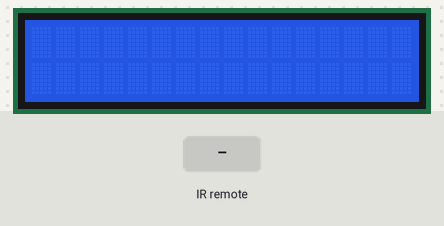
Simulated run of this sketch. Board: Arduino Uno, built with avr-gcc and run on an emulated ATmega328P. Shown: 16×2 character LCD. Inputs (shaded band) come from the test bench. What the sketch prints to the serial monitor is not drawn.

Above: at 1.2 s.
1.3 s: infrared code 0xEF3B295B received
At 1.7 s:
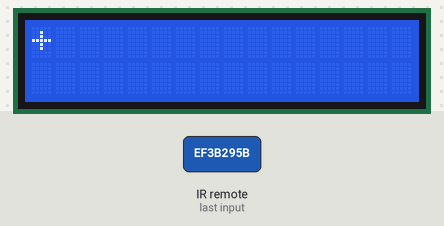
2.8 s: infrared code 0xF1FFE9FB received
At 4.0 s:
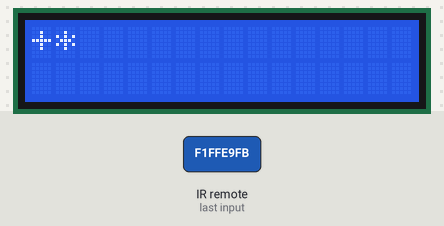
4.3 s: infrared code 0x69C6FA7D received
At 5.2 s:
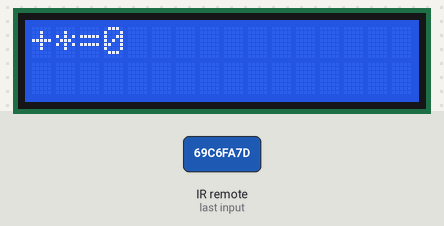
5.8 s: infrared code 0xEF3B295B received
At 6.3 s:
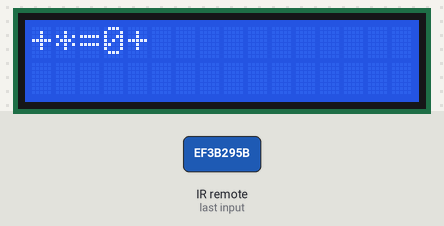
7.3 s: infrared code 0xF1FFE9FB received
At 8.5 s:
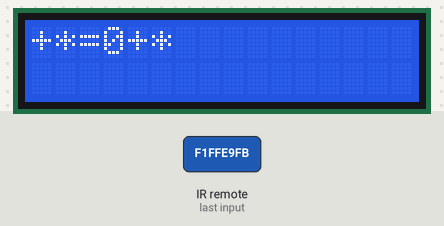
8.8 s: infrared code 0x69C6FA7D received
At 9.8 s:
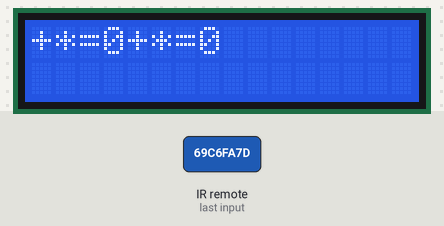
Timing chart, 0 to 11.3 s (numbered marks = the images above; inputs shaded):
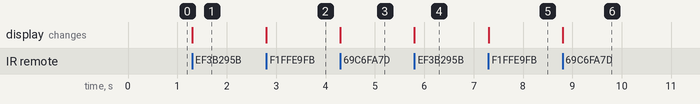

Measured:
- after the input at 1.3 s, the display: changes at once (image 1)
- after the input at 2.8 s, the display: changes at once (image 2)
- after the input at 4.3 s, the display: changes at once (image 3)
- after the input at 5.8 s, the display: changes at once (image 4)
- after the input at 7.3 s, the display: changes at once (image 5)
- after the input at 8.8 s, the display: changes at once (image 6)

The sketch:

calculator_code.ino
```cpp
#include <LiquidCrystal.h>
#include "IRremote.h"

IRrecv irrecv(A0);
LiquidCrystal lcd(13, 12, 11, 10, 9, 8);
decode_results results;
long unsigned int num[10] = {0x9F8ECFD5, 0x4DA7A0BF, 0x3E3D6F9, 0xFB54EA5B, 0x26B9C4DD, 0x87E5C91F, 0xEF881E99, 0x264C7D03, 0x2D607981, 0x87EAA93D};
int (*operation)(int x, int y);
int num1, num2;
int add(int, int);
int subtract(int, int);
int multiply(int, int);

void setup() {
  Serial.begin(9600);
  lcd.begin(16, 2);
  irrecv.enableIRIn();
  lcd.setCursor(0, 0);


}

void loop() {


  if ( irrecv.decode( &results )) { // если данные пришли
    Serial.println( results.value, HEX ); // печатаем данные
    irrecv.resume(); // принимаем следующую команду


    for(int i = 0; i <= 9; i++) {
      if(results.value == num[i]) {
        if(operation == 0) {
          num1 = num1*10 + i;
          lcd.print(i);
        } else {
          num2 = num2*10 + i;
          lcd.print(i);
        }
     }
   }

    switch(results.value) {
      case 0xEF3B295B:
        operation = add;
        lcd.print("+");
        break;
      case 0xD7C4FB7F:
        operation = subtract;
        lcd.print("-");
        break;
      case 0xF1FFE9FB:
        operation = multiply;
        lcd.print("*");
        break;
      case 0x69C6FA7D:
        lcd.print("=");
        lcd.print(operation(num1, num2));
        break;
      case 0xDE4001F:
        lcd.print("                ");
        num1 = 0;
        num2 = 0;
        operation = 0;
        lcd.setCursor(0, 0);
        break;
    }

}
}


int add(int x, int y) {
    return x + y;
}
int subtract(int x, int y) {
    return x - y;
}
int multiply(int x, int y) {
    return x * y;
}
```
